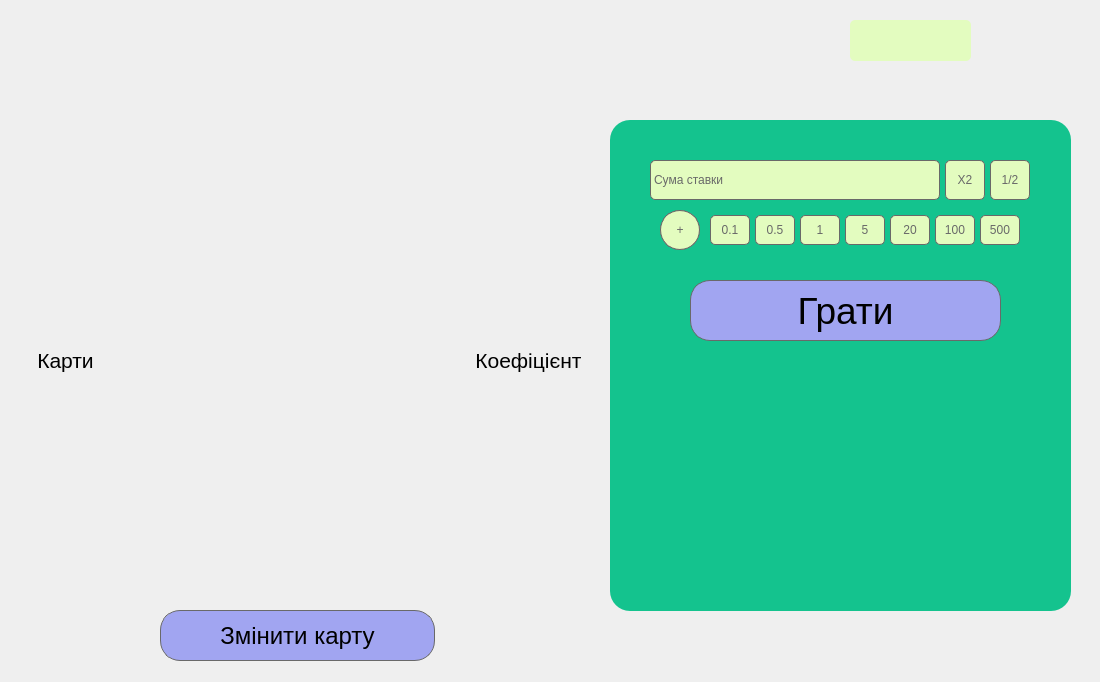
<?xml version="1.0" encoding="UTF-8"?>
<ui version="4.0">
 <class>HiLo</class>
 <widget class="QWidget" name="HiLo">
  <property name="geometry">
   <rect>
    <x>0</x>
    <y>0</y>
    <width>1100</width>
    <height>682</height>
   </rect>
  </property>
  <property name="windowTitle">
   <string>Form</string>
  </property>
  <widget class="QPushButton" name="BackToMain">
   <property name="geometry">
    <rect>
     <x>0</x>
     <y>10</y>
     <width>50</width>
     <height>62</height>
    </rect>
   </property>
   <property name="minimumSize">
    <size>
     <width>50</width>
     <height>62</height>
    </size>
   </property>
   <property name="maximumSize">
    <size>
     <width>50</width>
     <height>62</height>
    </size>
   </property>
   <property name="styleSheet">
    <string notr="true">QPushButton{
	background: transparent;
	background-image: url(:/resources/png/undo.png);
	border-style: solid;
    border-width: 0px;
	border-color: #051a39;
}

QPushButton:hover {
	background: transparent;
	background-image: url(:/resources/png/undo_color.png);
	border-style: solid;
    border-width: 0px;
	border-color: #051a39;
}</string>
   </property>
   <property name="text">
    <string/>
   </property>
  </widget>
  <widget class="QPushButton" name="info">
   <property name="geometry">
    <rect>
     <x>1050</x>
     <y>60</y>
     <width>32</width>
     <height>32</height>
    </rect>
   </property>
   <property name="minimumSize">
    <size>
     <width>32</width>
     <height>32</height>
    </size>
   </property>
   <property name="maximumSize">
    <size>
     <width>32</width>
     <height>32</height>
    </size>
   </property>
   <property name="styleSheet">
    <string notr="true">QPushButton{
	background: transparent;
	background-image: url(:/resources/png/info.png);
	border-style: solid;
    border-width: 0px;
	border-color: #051a39;
}

QPushButton:hover {
	background: transparent;
	background-image: url(:/resources/png/info_color.png);
	border-style: solid;
    border-width: 0px;
	border-color: #051a39;
}</string>
   </property>
   <property name="text">
    <string/>
   </property>
  </widget>
  <widget class="QWidget" name="widget_2" native="true">
   <property name="enabled">
    <bool>true</bool>
   </property>
   <property name="geometry">
    <rect>
     <x>610</x>
     <y>120</y>
     <width>461</width>
     <height>491</height>
    </rect>
   </property>
   <property name="minimumSize">
    <size>
     <width>461</width>
     <height>271</height>
    </size>
   </property>
   <property name="styleSheet">
    <string notr="true">background: #14C38E;
border-radius: 20px;</string>
   </property>
   <widget class="QPushButton" name="Take_Cash">
    <property name="geometry">
     <rect>
      <x>100</x>
      <y>360</y>
      <width>271</width>
      <height>61</height>
     </rect>
    </property>
    <property name="font">
     <font>
      <pointsize>18</pointsize>
     </font>
    </property>
    <property name="layoutDirection">
     <enum>Qt::LeftToRight</enum>
    </property>
    <property name="styleSheet">
     <string notr="true">border-radius: 20px;
background: #A1A5F1;
border-color: #696969;
border-style: solid;
border-width: 1px;</string>
    </property>
    <property name="text">
     <string>Забрати</string>
    </property>
   </widget>
   <widget class="QWidget" name="widget" native="true">
    <property name="geometry">
     <rect>
      <x>40</x>
      <y>30</y>
      <width>381</width>
      <height>111</height>
     </rect>
    </property>
    <widget class="QPushButton" name="X2_Button">
     <property name="geometry">
      <rect>
       <x>295</x>
       <y>10</y>
       <width>40</width>
       <height>40</height>
      </rect>
     </property>
     <property name="styleSheet">
      <string notr="true">border-radius: 5px;
background: #E3FCBF;
border-color: #696969;
border-style: solid;
border-width: 1px;
color: #696969;</string>
     </property>
     <property name="text">
      <string>X2</string>
     </property>
    </widget>
    <widget class="QPushButton" name="half_button">
     <property name="geometry">
      <rect>
       <x>340</x>
       <y>10</y>
       <width>40</width>
       <height>40</height>
      </rect>
     </property>
     <property name="styleSheet">
      <string notr="true">border-radius: 5px;
background: #E3FCBF;
border-color: #696969;
border-style: solid;
border-width: 1px;
color: #696969;</string>
     </property>
     <property name="text">
      <string>1/2</string>
     </property>
    </widget>
    <widget class="QPushButton" name="plus_button">
     <property name="geometry">
      <rect>
       <x>10</x>
       <y>60</y>
       <width>40</width>
       <height>40</height>
      </rect>
     </property>
     <property name="styleSheet">
      <string notr="true">border-radius: 20px;
background: #D1D1D1;
border-color: #696969;
border-style: solid;
border-width: 1px;
color: #696969;</string>
     </property>
     <property name="text">
      <string>-</string>
     </property>
    </widget>
    <widget class="QPushButton" name="minus_button">
     <property name="geometry">
      <rect>
       <x>10</x>
       <y>60</y>
       <width>40</width>
       <height>40</height>
      </rect>
     </property>
     <property name="styleSheet">
      <string notr="true">border-radius: 20px;
background: #E3FCBF;
border-color: #696969;
border-style: solid;
border-width: 1px;
color: #696969;</string>
     </property>
     <property name="text">
      <string>+</string>
     </property>
    </widget>
    <widget class="QPushButton" name="_0_1_Button">
     <property name="geometry">
      <rect>
       <x>60</x>
       <y>65</y>
       <width>40</width>
       <height>30</height>
      </rect>
     </property>
     <property name="styleSheet">
      <string notr="true">border-radius: 5px;
background: #E3FCBF;
border-color: #696969;
border-style: solid;
border-width: 1px;
color: #696969;</string>
     </property>
     <property name="text">
      <string>0.1</string>
     </property>
    </widget>
    <widget class="QPushButton" name="_0_5_Button">
     <property name="geometry">
      <rect>
       <x>105</x>
       <y>65</y>
       <width>40</width>
       <height>30</height>
      </rect>
     </property>
     <property name="styleSheet">
      <string notr="true">border-radius: 5px;
background: #E3FCBF;
border-color: #696969;
border-style: solid;
border-width: 1px;
color: #696969;</string>
     </property>
     <property name="text">
      <string>0.5</string>
     </property>
    </widget>
    <widget class="QPushButton" name="_1_Button">
     <property name="geometry">
      <rect>
       <x>150</x>
       <y>65</y>
       <width>40</width>
       <height>30</height>
      </rect>
     </property>
     <property name="styleSheet">
      <string notr="true">border-radius: 5px;
background: #E3FCBF;
border-color: #696969;
border-style: solid;
border-width: 1px;
color: #696969;</string>
     </property>
     <property name="text">
      <string>1</string>
     </property>
    </widget>
    <widget class="QPushButton" name="_5_Button">
     <property name="geometry">
      <rect>
       <x>195</x>
       <y>65</y>
       <width>40</width>
       <height>30</height>
      </rect>
     </property>
     <property name="styleSheet">
      <string notr="true">border-radius: 5px;
background: #E3FCBF;
border-color: #696969;
border-style: solid;
border-width: 1px;
color: #696969;</string>
     </property>
     <property name="text">
      <string>5</string>
     </property>
    </widget>
    <widget class="QPushButton" name="_20_Button">
     <property name="geometry">
      <rect>
       <x>240</x>
       <y>65</y>
       <width>40</width>
       <height>30</height>
      </rect>
     </property>
     <property name="styleSheet">
      <string notr="true">border-radius: 5px;
background: #E3FCBF;
border-color: #696969;
border-style: solid;
border-width: 1px;
color: #696969;</string>
     </property>
     <property name="text">
      <string>20</string>
     </property>
    </widget>
    <widget class="QPushButton" name="_100_Button">
     <property name="geometry">
      <rect>
       <x>285</x>
       <y>65</y>
       <width>40</width>
       <height>30</height>
      </rect>
     </property>
     <property name="styleSheet">
      <string notr="true">border-radius: 5px;
background: #E3FCBF;
border-color: #696969;
border-style: solid;
border-width: 1px;
color: #696969;</string>
     </property>
     <property name="text">
      <string>100</string>
     </property>
    </widget>
    <widget class="QPushButton" name="_500_Button">
     <property name="geometry">
      <rect>
       <x>330</x>
       <y>65</y>
       <width>40</width>
       <height>30</height>
      </rect>
     </property>
     <property name="styleSheet">
      <string notr="true">border-radius: 5px;
background: #E3FCBF;
border-color: #696969;
border-style: solid;
border-width: 1px;
color: #696969;</string>
     </property>
     <property name="text">
      <string>500</string>
     </property>
    </widget>
    <widget class="QLabel" name="summa_stavky">
     <property name="geometry">
      <rect>
       <x>0</x>
       <y>10</y>
       <width>290</width>
       <height>40</height>
      </rect>
     </property>
     <property name="styleSheet">
      <string notr="true">border-radius: 5px;
background: #E3FCBF;
border-color: #696969;
border-style: solid;
border-width: 1px;
color: #696969;</string>
     </property>
     <property name="text">
      <string>Сума ставки</string>
     </property>
    </widget>
   </widget>
   <widget class="QLabel" name="label">
    <property name="geometry">
     <rect>
      <x>40</x>
      <y>170</y>
      <width>221</width>
      <height>41</height>
     </rect>
    </property>
    <property name="font">
     <font>
      <pointsize>18</pointsize>
     </font>
    </property>
    <property name="styleSheet">
     <string notr="true">color: #696969;</string>
    </property>
    <property name="text">
     <string>Наступна карта</string>
    </property>
   </widget>
   <widget class="QPushButton" name="Higher_card_Button">
    <property name="geometry">
     <rect>
      <x>40</x>
      <y>230</y>
      <width>171</width>
      <height>91</height>
     </rect>
    </property>
    <property name="focusPolicy">
     <enum>Qt::NoFocus</enum>
    </property>
    <property name="styleSheet">
     <string notr="true">background: #90FF75;
border-radius: 15px;</string>
    </property>
    <property name="text">
     <string/>
    </property>
   </widget>
   <widget class="QPushButton" name="Lower_Card_Button">
    <property name="geometry">
     <rect>
      <x>260</x>
      <y>230</y>
      <width>171</width>
      <height>91</height>
     </rect>
    </property>
    <property name="styleSheet">
     <string notr="true">background: #F96161;
border-radius: 15px;</string>
    </property>
    <property name="text">
     <string/>
    </property>
   </widget>
   <widget class="QLabel" name="label_2">
    <property name="geometry">
     <rect>
      <x>20</x>
      <y>140</y>
      <width>411</width>
      <height>301</height>
     </rect>
    </property>
    <property name="text">
     <string/>
    </property>
   </widget>
   <widget class="QPushButton" name="play_button">
    <property name="geometry">
     <rect>
      <x>80</x>
      <y>160</y>
      <width>311</width>
      <height>61</height>
     </rect>
    </property>
    <property name="font">
     <font>
      <pointsize>28</pointsize>
     </font>
    </property>
    <property name="styleSheet">
     <string notr="true">border-radius: 20px;
background: #A1A5F1;
border-color: #696969;
border-style: solid;
border-width: 1px;</string>
    </property>
    <property name="text">
     <string>Грати</string>
    </property>
   </widget>
  </widget>
  <widget class="QLabel" name="Current_card">
   <property name="geometry">
    <rect>
     <x>150</x>
     <y>150</y>
     <width>300</width>
     <height>451</height>
    </rect>
   </property>
   <property name="styleSheet">
    <string notr="true"/>
   </property>
   <property name="text">
    <string/>
   </property>
  </widget>
  <widget class="QLabel" name="coeficient_label">
   <property name="geometry">
    <rect>
     <x>470</x>
     <y>300</y>
     <width>111</width>
     <height>41</height>
    </rect>
   </property>
   <property name="font">
    <font>
     <pointsize>22</pointsize>
    </font>
   </property>
   <property name="text">
    <string/>
   </property>
   <property name="alignment">
    <set>Qt::AlignCenter</set>
   </property>
  </widget>
  <widget class="QLabel" name="coeficient_label_2">
   <property name="geometry">
    <rect>
     <x>470</x>
     <y>340</y>
     <width>111</width>
     <height>41</height>
    </rect>
   </property>
   <property name="font">
    <font>
     <pointsize>16</pointsize>
    </font>
   </property>
   <property name="text">
    <string> Коефіцієнт</string>
   </property>
   <property name="alignment">
    <set>Qt::AlignCenter</set>
   </property>
  </widget>
  <widget class="QLabel" name="count_of_cards_label">
   <property name="geometry">
    <rect>
     <x>10</x>
     <y>300</y>
     <width>111</width>
     <height>41</height>
    </rect>
   </property>
   <property name="font">
    <font>
     <pointsize>22</pointsize>
    </font>
   </property>
   <property name="text">
    <string/>
   </property>
   <property name="alignment">
    <set>Qt::AlignCenter</set>
   </property>
  </widget>
  <widget class="QLabel" name="count_of_cards_label_2">
   <property name="geometry">
    <rect>
     <x>10</x>
     <y>340</y>
     <width>111</width>
     <height>41</height>
    </rect>
   </property>
   <property name="font">
    <font>
     <pointsize>16</pointsize>
    </font>
   </property>
   <property name="text">
    <string>Карти</string>
   </property>
   <property name="alignment">
    <set>Qt::AlignCenter</set>
   </property>
  </widget>
  <widget class="QLabel" name="userbalance">
   <property name="geometry">
    <rect>
     <x>850</x>
     <y>20</y>
     <width>121</width>
     <height>41</height>
    </rect>
   </property>
   <property name="styleSheet">
    <string notr="true">background: #E3FCBF;
font: 16pt &quot;Tahoma&quot;;
border-radius: 5px;</string>
   </property>
   <property name="text">
    <string/>
   </property>
  </widget>
  <widget class="QPushButton" name="Change_card">
   <property name="geometry">
    <rect>
     <x>160</x>
     <y>610</y>
     <width>275</width>
     <height>51</height>
    </rect>
   </property>
   <property name="font">
    <font>
     <pointsize>18</pointsize>
    </font>
   </property>
   <property name="layoutDirection">
    <enum>Qt::LeftToRight</enum>
   </property>
   <property name="styleSheet">
    <string notr="true">border-radius: 20px;
background: #A1A5F1;
border-color: #696969;
border-style: solid;
border-width: 1px;</string>
   </property>
   <property name="text">
    <string>Змінити карту</string>
   </property>
  </widget>
 </widget>
 <resources/>
 <connections/>
</ui>
